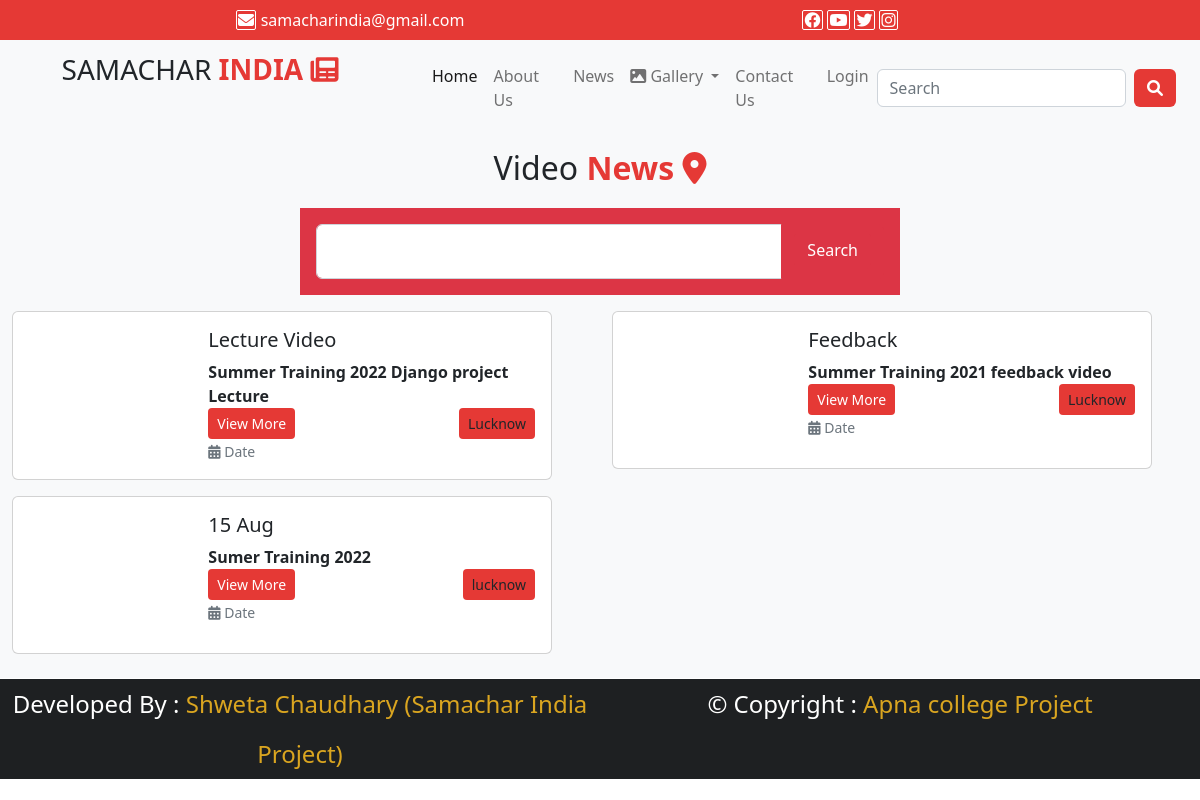
Screenshot of /user/video/ with the database file from the repository.
### user/models.py (models this page shows)
class videonews(models.Model):
    vlink=models.CharField(max_length=200)
    vhead=models.CharField(max_length=500)
    vcategory=models.CharField(max_length=500)
    vcity=models.CharField(max_length=50)
    vdate=models.DateField()
    vdes=HTMLField()

### user/views.py (the view)
# urls.py: path('video/',views.video),
def video(request):
    from django.db.models import Q
    vdata=videonews.objects.all().order_by('-id')
    if request.method=="GET":
        s=request.GET.get('search')
        if s is not None:
            vdata=videonews.objects.all().filter(Q(vhead__icontains=s) |Q(vcategory__icontains=s) |Q(vcity__icontains=s))
    md={"data":vdata}
    return render(request,'user/video.html',md)

### templates/user/video.html (shortened to what this page needs)
{% extends 'base.html'%}
{% block x %}
<div class="fs-2 text-center">Video<b class="text-mycolor"> News
<i class="fa-solid fa-location-dot"></i> </b>
</div>
<div class="row my-3">
    <div class="col-sm-6 mx-auto bg-danger p-3">
        <div class="row">
            <form method="get">
     <div class="input-group">
         <input type="text" name="search" class="form-control txt">
         <span class="input-group-text btn btn-danger">
             <input type="submit" class="btn btn-danger"
                    value="Search"/>
         </span>
     </div>
                </form>
        </div>
    </div>
</div>
<div class="row">
    {% for i in data %}
    <div class="col-sm-6">
        <div class="card mb-3" style="max-width: 540px;">
  <div class="row g-0">
    <div class="col-md-4">
      <iframe class="w-100" src="{{i.vlink}}" title="YouTube video player" frameborder="0" allow="accelerometer; autoplay; clipboard-write; encrypted-media; gyroscope; picture-in-picture" allowfullscreen></iframe>
    </div>
    <div class="col-md-8">
      <div class="card-body">
        <h5 class="card-title">{{i.vcategory}}</h5>
          <b>{{i.vhead}}</b><br/>
          <a href="/user/vdetail?vid={{i.id}}" class="btn btn-sm bg-mycolor text-white">View More</a>
          <a href="#" class="btn btn-sm bg-mycolor float-end">{{i.vcity}}</a>
        <p class="card-text"><small class="text-muted">
            <i class="fa-solid fa-calendar-days"></i>
            Date
        </small></p>
      </div>
    </div>
  </div>
</div>
    </div>
    {% endfor%}
</div>
{% endblock %}

### templates/base.html (style rules this page uses)
.bg-mycolor { background:#e53935; }
.text-mycolor { color:#e53935; }

### templates/user/video.html (style rules this page uses)
.txt { height:55px; }

### rows the page displays
videonews: vcategory "Lecture Video", vhead "Summer Training 2022 Django project Lecture", vcity "Lucknow"
videonews: vcategory "Feedback", vhead "Summer Training 2021 feedback video", vcity "Lucknow"
videonews: vcategory "15 Aug", vhead "Sumer Training 2022", vcity "lucknow"
